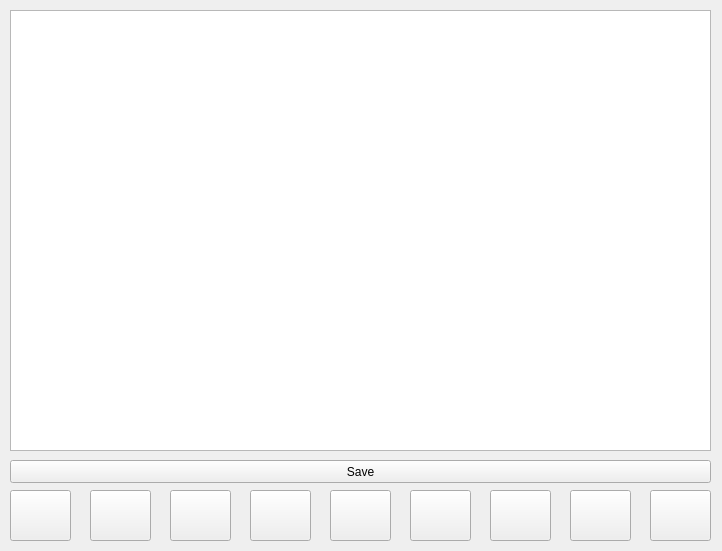
<?xml version="1.0" encoding="UTF-8"?>
<ui version="4.0">
 <class>Form</class>
 <widget class="QWidget" name="Form">
  <property name="geometry">
   <rect>
    <x>0</x>
    <y>0</y>
    <width>722</width>
    <height>551</height>
   </rect>
  </property>
  <property name="windowTitle">
   <string>Selected Filter</string>
  </property>
  <widget class="QGraphicsView" name="photo">
   <property name="geometry">
    <rect>
     <x>10</x>
     <y>10</y>
     <width>701</width>
     <height>441</height>
    </rect>
   </property>
  </widget>
  <widget class="QPushButton" name="save_bt">
   <property name="geometry">
    <rect>
     <x>10</x>
     <y>460</y>
     <width>701</width>
     <height>23</height>
    </rect>
   </property>
   <property name="text">
    <string>Save</string>
   </property>
  </widget>
  <widget class="QPushButton" name="lomo_bt">
   <property name="geometry">
    <rect>
     <x>10</x>
     <y>490</y>
     <width>61</width>
     <height>51</height>
    </rect>
   </property>
   <property name="text">
    <string/>
   </property>
   <property name="icon">
    <iconset>
     <normaloff>iconfilter1.jpg</normaloff>iconfilter1.jpg</iconset>
   </property>
   <property name="iconSize">
    <size>
     <width>64</width>
     <height>64</height>
    </size>
   </property>
  </widget>
  <widget class="QPushButton" name="neg_bt">
   <property name="geometry">
    <rect>
     <x>90</x>
     <y>490</y>
     <width>61</width>
     <height>51</height>
    </rect>
   </property>
   <property name="text">
    <string/>
   </property>
   <property name="icon">
    <iconset>
     <normaloff>negative.jpg</normaloff>negative.jpg</iconset>
   </property>
   <property name="iconSize">
    <size>
     <width>75</width>
     <height>75</height>
    </size>
   </property>
  </widget>
  <widget class="QPushButton" name="blur_bt">
   <property name="geometry">
    <rect>
     <x>170</x>
     <y>490</y>
     <width>61</width>
     <height>51</height>
    </rect>
   </property>
   <property name="text">
    <string/>
   </property>
   <property name="icon">
    <iconset>
     <normaloff>blurr.jpg</normaloff>blurr.jpg</iconset>
   </property>
   <property name="iconSize">
    <size>
     <width>84</width>
     <height>84</height>
    </size>
   </property>
  </widget>
  <widget class="QPushButton" name="bk_bt">
   <property name="geometry">
    <rect>
     <x>250</x>
     <y>490</y>
     <width>61</width>
     <height>51</height>
    </rect>
   </property>
   <property name="text">
    <string/>
   </property>
   <property name="icon">
    <iconset>
     <normaloff>bw.jpg</normaloff>bw.jpg</iconset>
   </property>
   <property name="iconSize">
    <size>
     <width>75</width>
     <height>75</height>
    </size>
   </property>
  </widget>
  <widget class="QPushButton" name="red_bt">
   <property name="geometry">
    <rect>
     <x>330</x>
     <y>490</y>
     <width>61</width>
     <height>51</height>
    </rect>
   </property>
   <property name="text">
    <string/>
   </property>
   <property name="icon">
    <iconset>
     <normaloff>redtone.jpg</normaloff>redtone.jpg</iconset>
   </property>
   <property name="iconSize">
    <size>
     <width>64</width>
     <height>64</height>
    </size>
   </property>
  </widget>
  <widget class="QPushButton" name="blue_bt">
   <property name="geometry">
    <rect>
     <x>410</x>
     <y>490</y>
     <width>61</width>
     <height>51</height>
    </rect>
   </property>
   <property name="text">
    <string/>
   </property>
   <property name="icon">
    <iconset>
     <normaloff>bluetone.jpg</normaloff>bluetone.jpg</iconset>
   </property>
   <property name="iconSize">
    <size>
     <width>64</width>
     <height>64</height>
    </size>
   </property>
  </widget>
  <widget class="QPushButton" name="green_bt">
   <property name="geometry">
    <rect>
     <x>490</x>
     <y>490</y>
     <width>61</width>
     <height>51</height>
    </rect>
   </property>
   <property name="text">
    <string/>
   </property>
   <property name="icon">
    <iconset>
     <normaloff>greentone.jpg</normaloff>greentone.jpg</iconset>
   </property>
   <property name="iconSize">
    <size>
     <width>64</width>
     <height>64</height>
    </size>
   </property>
  </widget>
  <widget class="QPushButton" name="con_bt">
   <property name="geometry">
    <rect>
     <x>570</x>
     <y>490</y>
     <width>61</width>
     <height>51</height>
    </rect>
   </property>
   <property name="text">
    <string/>
   </property>
   <property name="icon">
    <iconset>
     <normaloff>contour.jpg</normaloff>contour.jpg</iconset>
   </property>
   <property name="iconSize">
    <size>
     <width>75</width>
     <height>75</height>
    </size>
   </property>
  </widget>
  <widget class="QPushButton" name="emboss_bt">
   <property name="geometry">
    <rect>
     <x>650</x>
     <y>490</y>
     <width>61</width>
     <height>51</height>
    </rect>
   </property>
   <property name="text">
    <string/>
   </property>
   <property name="icon">
    <iconset>
     <normaloff>emboss.jpg</normaloff>emboss.jpg</iconset>
   </property>
   <property name="iconSize">
    <size>
     <width>64</width>
     <height>64</height>
    </size>
   </property>
  </widget>
 </widget>
 <resources>
  <include location="ui_pic.qrc"/>
 </resources>
 <connections/>
</ui>
